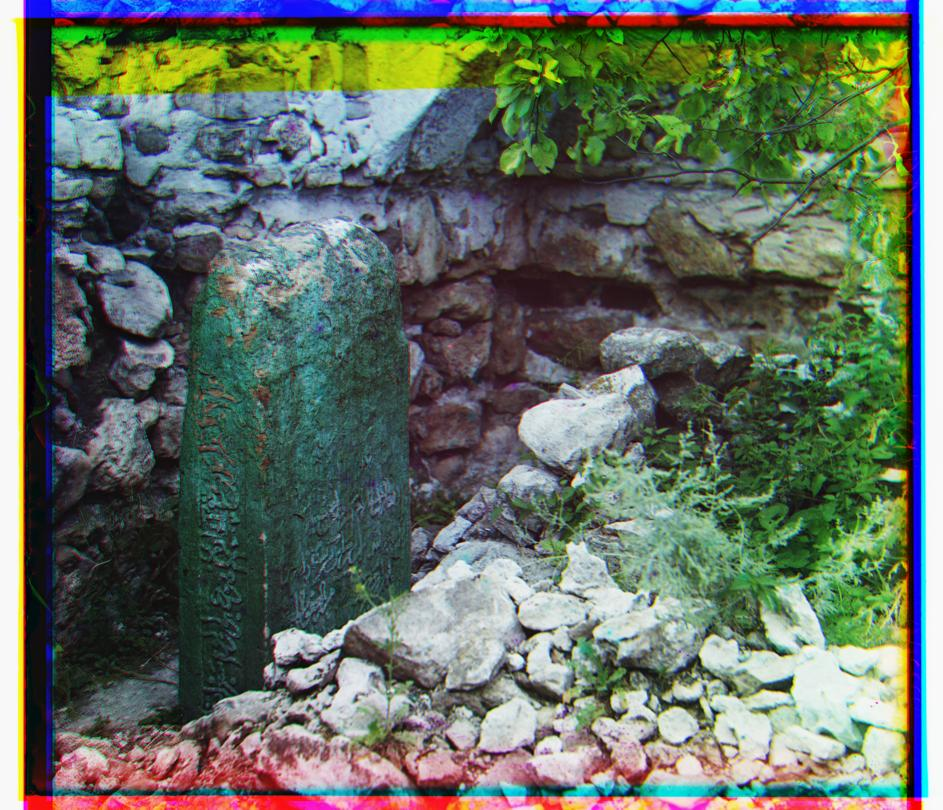
%> input picture hw0/code/p1_SSD.jpg, 943 x 810 px
$ octave test3.m   (GNU Octave 9; MATLAB toolbox functions it lacks are replaced by stand-ins)
%> lines starting %> are read from the running program, lines starting %| are printed output that depends on the picture
p1 = imread('p1_SSD.jpg');
%> p1 is the input picture: size 810x943x3 uint8; mean R, G, B 100.3, 112.2, 100.2
figure,imshow(p1),title('original-mug,jpg');
p1Mono = rgb2gray(p1);
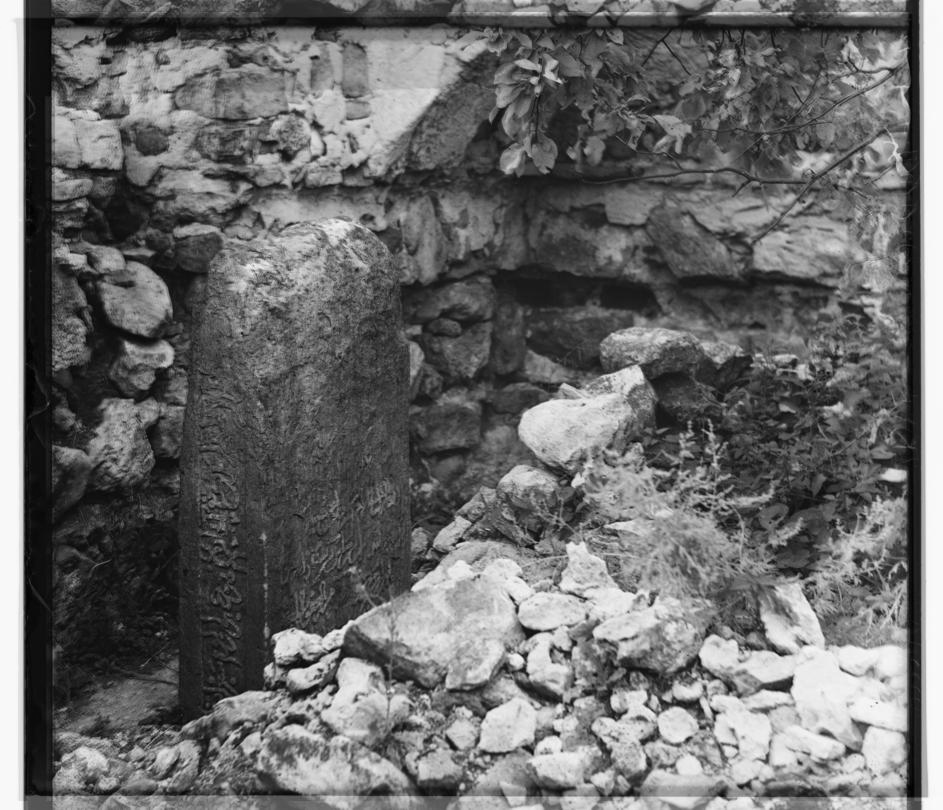
%> p1Mono: size 810x943 uint8; min 0, max 253, mean 107.3
h = fspecial('gaussian',[3,3],1);
p1Smooth = imfilter(p1Mono,h);
figure;
cannyEdge = edge(p1Smooth,'log');
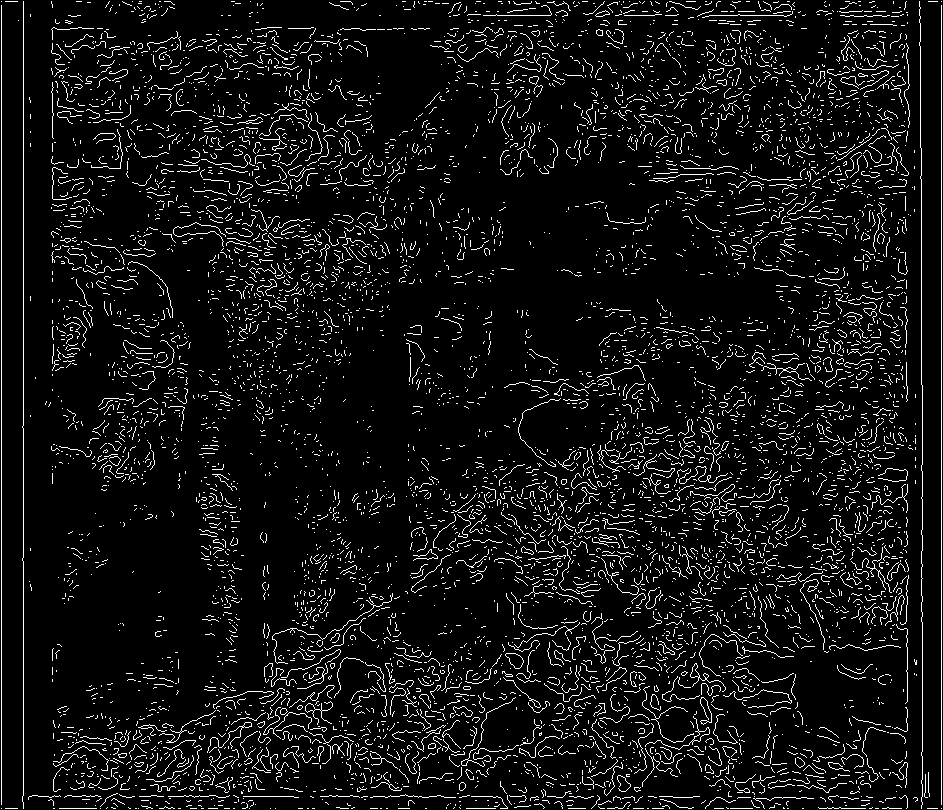
%> cannyEdge: size 810x943 logical; 7.2% white in thin lines or dots
imshow(cannyEdge);
